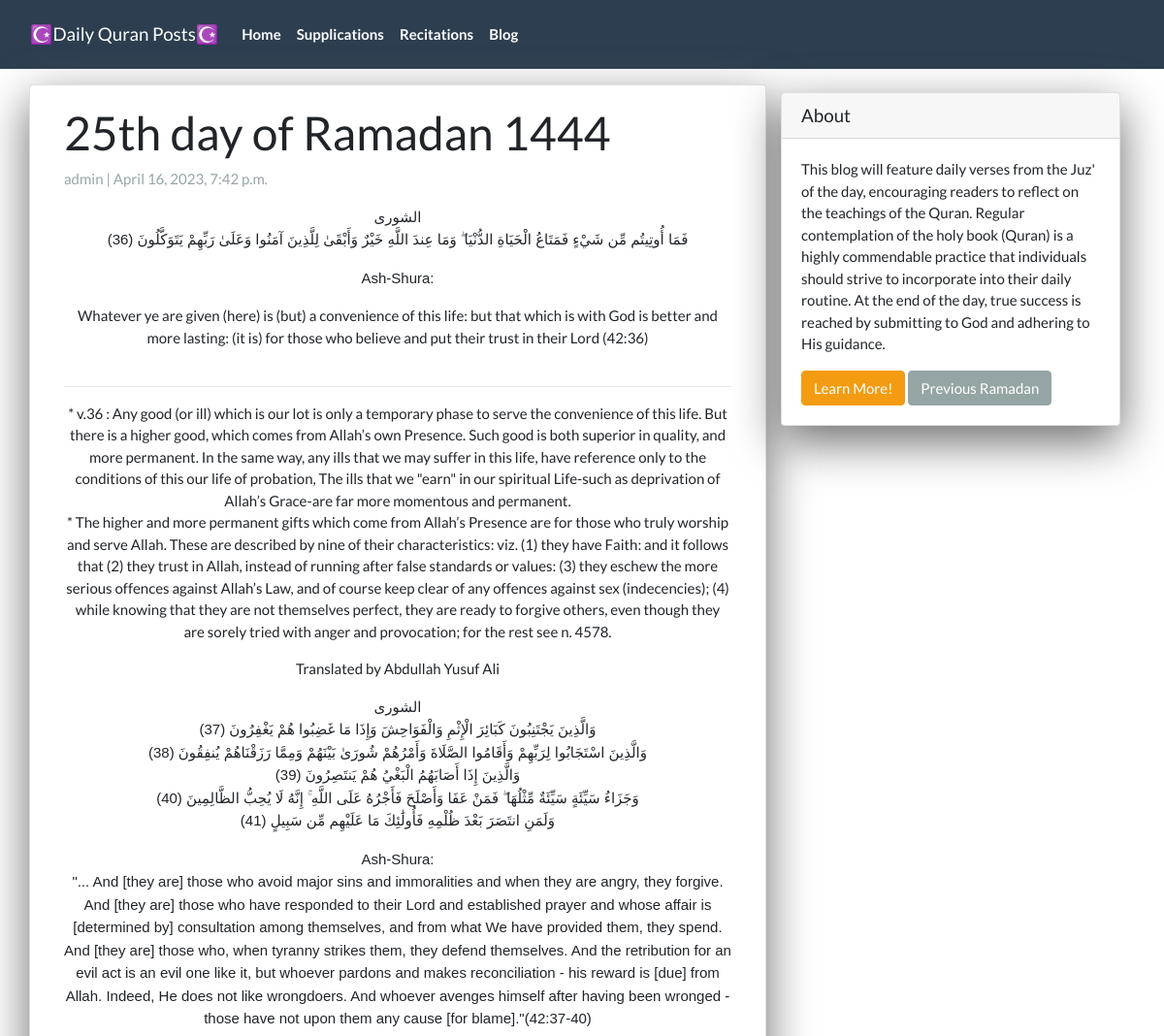
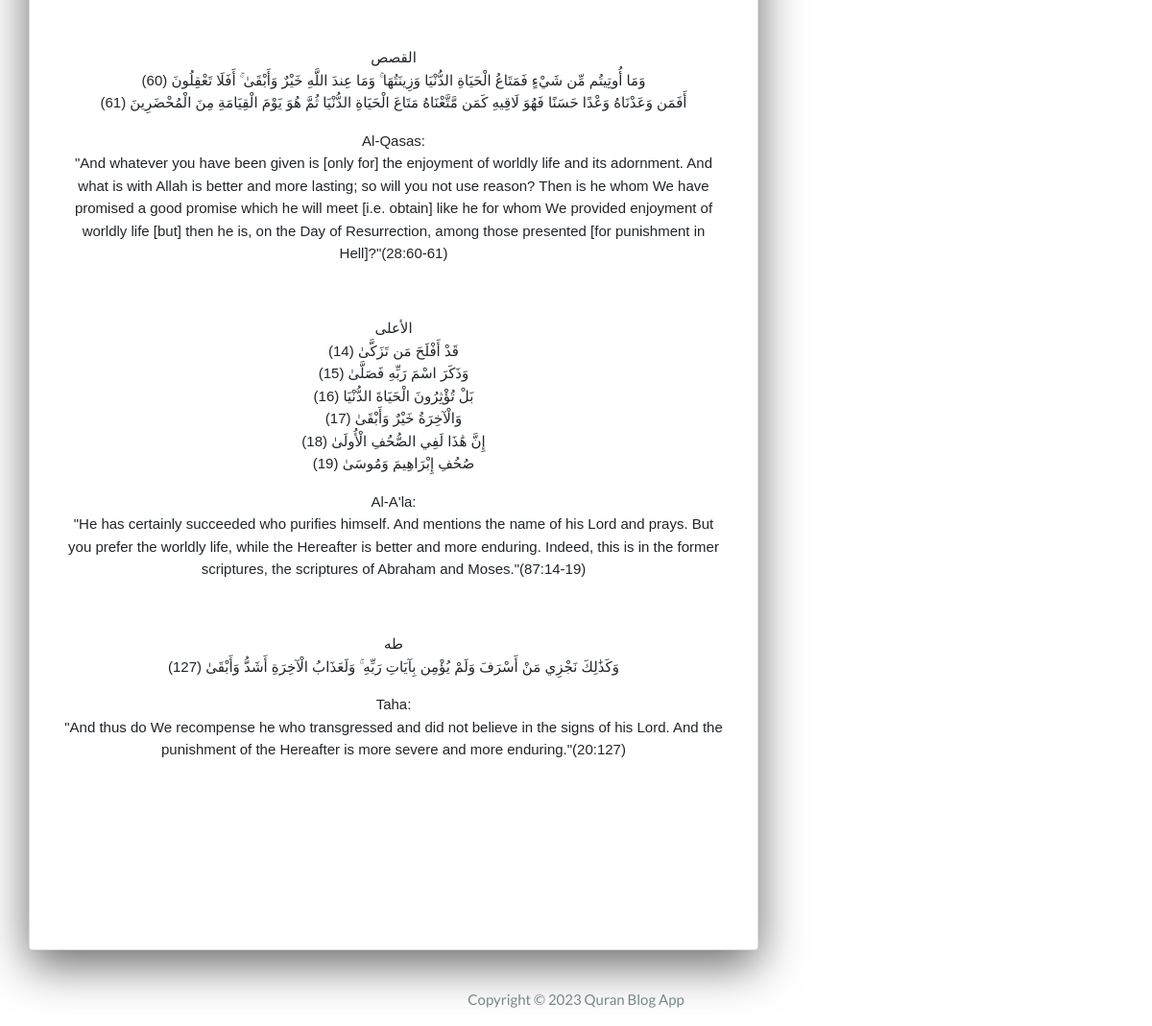
Page /25thday/ on the committed database (2 pictures, top to bottom).
### App/models.py (models this page shows, shortened)
class Post(models.Model):
  title =  models.CharField(max_length=200, unique=True)
  slug =   models.SlugField(max_length=200, unique=True)
  author = models.ForeignKey(User, on_delete=models.CASCADE, related_name='blog_posts')
  created_on = models.DateTimeField(auto_now_add=True)
  updated_on = models.DateTimeField(auto_now=True)
  summary = RichTextField(blank=True, null=True)
  content = RichTextField(blank=True, null=True)
  video_link = EmbedVideoField(blank=True, null=True)
  status = models.IntegerField(choices=STATUS, default=0)
  class Meta:
    ordering = ['-created_on']

### App/views.py (the view)
# urls.py: path('<slug:slug>/',    PostView.as_view(),           name="post_detail"),
class PostView(DetailView):
  model = Post
  template_name = 'post_detail.html'

### App/templates/post_detail.html (shortened to what this page needs)
{% extends 'base.html' %}
{% load embed_video_tags %}
{% block content %}
<div class="container">
  <div class="row">
    <div class="col-md-8 card mb-4  mt-3 left  top">
      <div class="card-body">
        <h1>{% block title %} {{ post.title }} {% endblock title %}</h1>
        <p class=" text-muted">{{ post.author }} | {{ post.created_on }}</p>
        <p class="card-text ">{{ post.content | safe }}</p>
        <br>
      </div>
    </div>
    {% block sidebar %} {% include 'sidebar.html' %} {% endblock sidebar %}
  </div>
</div>
{% endblock content %}

### App/templates/sidebar.html (style rules this page uses)
.card { box-shadow: 0 16px 48px #6a6a6b; }

### rows in the picture
Post: title "25th day of Ramadan 1444", author "admin", created_on "April 16, 2023, 7:42 p.m.", content "الشورى فَمَا أُوتِيتُم مِّن شَيْءٍ فَمَتَاعُ الْحَيَاةِ الدُّنْيَا ۖ وَمَا عِندَ اللَّهِ خَيْرٌ وَأَبْقَىٰ لِلَّذِينَ آمَنُوا وَعَلَىٰ رَبِّهِمْ يَتَوَكَّلُونَ (36) Ash-Shura: Whatever ye are given (here) is (but) a convenience of this life: but that which is with God is better and more lasting: (it is) for those who believe and put their trust in their Lord (42:36) * v.36 : Any good (or ill) which is our lot is only a temporary phase to serve the convenience of this life. But there is a higher good, which comes from Allah’s own Presence. Such good is both superior in quality, and more permanent. In the same way, any ills that we may suffer in this life, have reference only to the…"
